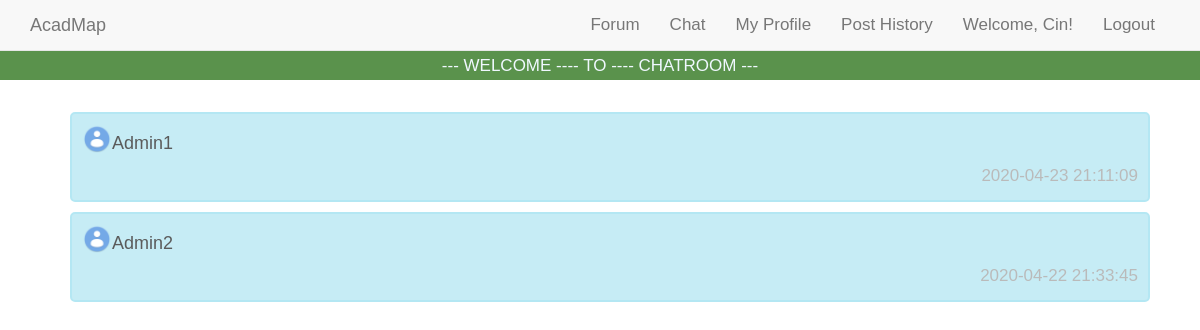
/chat_related/chat_messages.php (signed in), run on the app's committed database.
### tables this page shows
CREATE TABLE `chatroom` (
  `chatroom_id` int(8) UNSIGNED NOT NULL,
  `user_id` int(8) UNSIGNED NOT NULL,
  `opponent_id` int(8) UNSIGNED NOT NULL,
  `last_message_time` timestamp NULL DEFAULT NULL,
  `opponent_picture` varchar(200) DEFAULT NULL,
  `consultroom` tinyint(1) NOT NULL DEFAULT 0,
  `hv_consult` tinyint(1) NOT NULL DEFAULT 0
);

CREATE TABLE `user` (
  `user_id` int(8) UNSIGNED NOT NULL,
  `username` varchar(16) NOT NULL,
  `password` varchar(16) NOT NULL,
  `email_address` varchar(320) NOT NULL
);

### chat_related/chat_messages.php (the view, shortened to what this page needs)
<html>
<head>
<link rel="stylesheet" href="../css/bootstrap.min.css">
<link rel="stylesheet" href="../css/chat_msg.css">
<link rel="stylesheet" href="../css/main.css">
</head>
<body>
<?
include("../navbar.php");
?>
<div class="header1">
  <p>--- WELCOME ---- TO ---- CHATROOM ---</p>
</div>
<div class="content1">
<?php
  $myid = $_SESSION["user_id"];
  $servername = "localhost";
  $username = "root";
  $password = "";
  $conn = new mysqli($servername, $username, $password, 'AcadMap');
  $sql = "SELECT * FROM chatroom WHERE (user_id=$myid OR opponent_id=$myid) ORDER BY last_message_time DESC";
  $Result = mysqli_query($conn,$sql);
  $col = mysqli_num_rows($Result);
  if($col>0){
    for ($x = 0; $x < $col; $x++) {
      $info = mysqli_fetch_array($Result);
      if($info['user_id']==$myid){
        $oppoid = $info['opponent_id'];
      }
      else{
        $oppoid = $info['user_id'];
      }
      $sql2 = "SELECT * FROM user WHERE user_id=$oppoid";
      $Result2 = mysqli_query($conn,$sql2);
      $info2 = mysqli_fetch_array($Result2);
      $rmid = $info['chatroom_id'];
      if($info['consultroom']!=0){
        echo "<div id=$rmid class='cscontainer1' onclick=\"window.location.href='cschatrooms.php?id=$rmid'\">
              <img class='avatarname' src='../assets/avatar.png' alt='Avatar' height='30' width='30'>
              <h4> ".$info2['username']."</h4>
              <span class='time-right'>".$info['last_message_time']."</span>
              </div>";
      }
      else{
        echo "<div id=$rmid class='container1' onclick=\"window.location.href='chatrooms.php?id=$rmid'\">
              <img class='avatarname' src='../assets/avatar.png' alt='Avatar' height='30' width='30'>
              <h4> ".$info2['username']."</h4>
              <span class='time-right'>".$info['last_message_time']."</span>
              </div>";
      }
    }
  }
?>
</div>
</body>
</html>

### css/chat_msg.css (style rules this page uses)
body { margin: 0; font-size: 17px; font-family: Arial, Helvetica, sans-serif; }
.header1 { position: fixed; padding: 4px; text-align: center; color: aliceblue; z-index: 1; width: 100%; height: 30px; background-color: #5a924c; }
.time-right { float: right; color: #aaa; }
.container1 { border: 2px solid #A2E2F1; background-color: #B8E8F3; border-radius: 5px; padding: 10px; width: 100%; height: 90px; margin: 10px 10px; opacity: 0.8; }
.container1::after { content: ""; clear: both; display: table; }
.content1 { padding: 50px 0px; margin: 2px auto 2px auto; width: 90%; }
.avatarname { float: left; }

### css/main.css (style rules this page uses)
body { padding-top: 50px; }
.time-right { float: right; color: #aaaaaa; }

### data on the page
chatroom: consultroom 0 (drawn), user.username "Admin1", last_message_time "2020-04-23 21:11:09"
chatroom: consultroom 0 (drawn), user.username "Admin2", last_message_time "2020-04-22 21:33:45"

### other printed values
$_SESSION['username'] "Cin"
